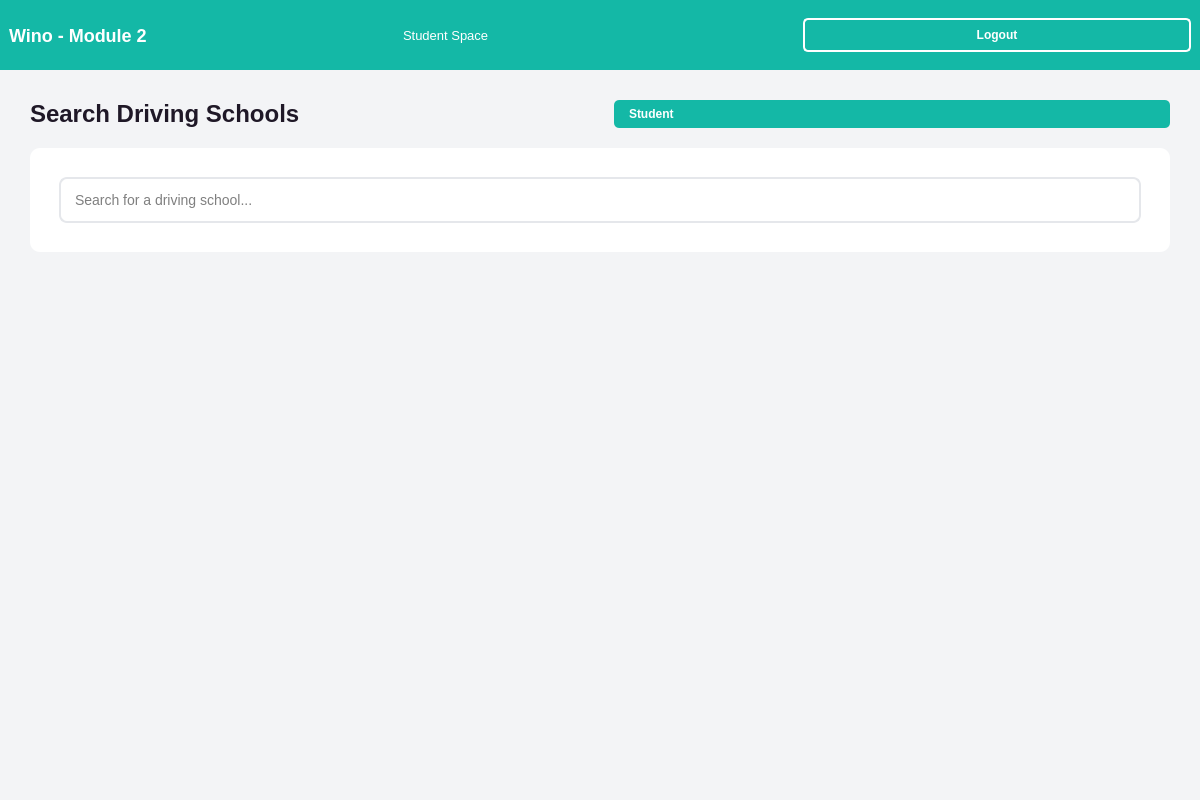
<?xml version="1.0" encoding="UTF-8"?>
<ui version="4.0">
 <class>StudentDashboard</class>
 <widget class="QMainWindow" name="StudentDashboard">
  <property name="geometry">
   <rect><x>0</x><y>0</y><width>1200</width><height>800</height></rect>
  </property>
  <property name="windowTitle"><string>Student Dashboard</string></property>
  <property name="styleSheet"><string>QMainWindow { background-color: #F3F4F6; }
#headerWidget { background-color: #14B8A6; }
#headerTitle { color: white; font-size: 18px; font-weight: bold; }
#logoutButton { background-color: transparent; color: white; border: 2px solid white; border-radius: 5px; padding: 8px 20px; font-weight: bold; }
#logoutButton:hover { background-color: rgba(255, 255, 255, 0.2); }
#searchFrame { background-color: white; border-radius: 10px; padding: 20px; }
#searchEdit { padding: 12px; border: 2px solid #E5E7EB; border-radius: 8px; font-size: 14px; background-color: white; }
#searchEdit:focus { border: 2px solid #14B8A6; }
QComboBox { padding: 10px; border: 2px solid #E5E7EB; border-radius: 5px; background-color: white; font-size: 13px; }
#resetButton { background-color: #14B8A6; color: white; border: none; border-radius: 5px; padding: 10px 20px; font-weight: bold; }
#resetButton:hover { background-color: #0D9488; }
#studentBadge { background-color: #14B8A6; color: white; border-radius: 5px; padding: 6px 12px; font-weight: bold; }</string></property>
  <widget class="QWidget" name="centralwidget">
   <layout class="QVBoxLayout" name="verticalLayout">
    <property name="spacing"><number>0</number></property>
    <property name="leftMargin"><number>0</number></property>
    <property name="topMargin"><number>0</number></property>
    <property name="rightMargin"><number>0</number></property>
    <property name="bottomMargin"><number>0</number></property>
    <item>
     <widget class="QWidget" name="headerWidget" native="true">
      <property name="minimumSize"><size><width>0</width><height>70</height></size></property>
      <property name="maximumSize"><size><width>16777215</width><height>70</height></size></property>
      <layout class="QHBoxLayout" name="horizontalLayout">
       <item><widget class="QLabel" name="headerTitle"><property name="text"><string>Wino - Module 2</string></property></widget></item>
       <item><widget class="QLabel" name="headerSubtitle"><property name="text"><string>Student Space</string></property><property name="styleSheet"><string>color: white; font-size: 13px;</string></property></widget></item>
       <item><spacer name="horizontalSpacer"><property name="orientation"><enum>Qt::Horizontal</enum></property></spacer></item>
       <item><widget class="QPushButton" name="logoutButton"><property name="text"><string>Logout</string></property></widget></item>
      </layout>
     </widget>
    </item>
    <item>
     <widget class="QWidget" name="contentWidget" native="true">
      <layout class="QVBoxLayout" name="verticalLayout_2">
       <property name="spacing"><number>20</number></property>
       <property name="leftMargin"><number>30</number></property>
       <property name="topMargin"><number>30</number></property>
       <property name="rightMargin"><number>30</number></property>
       <property name="bottomMargin"><number>30</number></property>
       <item>
        <layout class="QHBoxLayout" name="horizontalLayout_2">
         <item><widget class="QLabel" name="pageTitle"><property name="text"><string>Search Driving Schools</string></property><property name="styleSheet"><string>font-size: 24px; font-weight: bold; color: #1F1827;</string></property></widget></item>
         <item><spacer name="horizontalSpacer_2"><property name="orientation"><enum>Qt::Horizontal</enum></property></spacer></item>
         <item><widget class="QLabel" name="studentBadge"><property name="text"><string>Student</string></property></widget></item>
        </layout>
       </item>
       <item>
        <widget class="QFrame" name="searchFrame">
         <layout class="QVBoxLayout" name="verticalLayout_3">
          <property name="spacing"><number>15</number></property>
          <item><widget class="QLineEdit" name="searchEdit"><property name="placeholderText"><string>Search for a driving school...</string></property></widget></item>

         </layout>
        </widget>
       </item>
       <item>
        <widget class="QScrollArea" name="scrollArea">
         <property name="widgetResizable"><bool>true</bool></property>
         <property name="styleSheet"><string>border: none; background-color: transparent;</string></property>
         <widget class="QWidget" name="schoolsContainer">
          <property name="geometry"><rect><x>0</x><y>0</y><width>1140</width><height>550</height></rect></property>
         </widget>
        </widget>
       </item>
      </layout>
     </widget>
    </item>
   </layout>
  </widget>
 </widget>
 <resources/>
 <connections/>
</ui>
